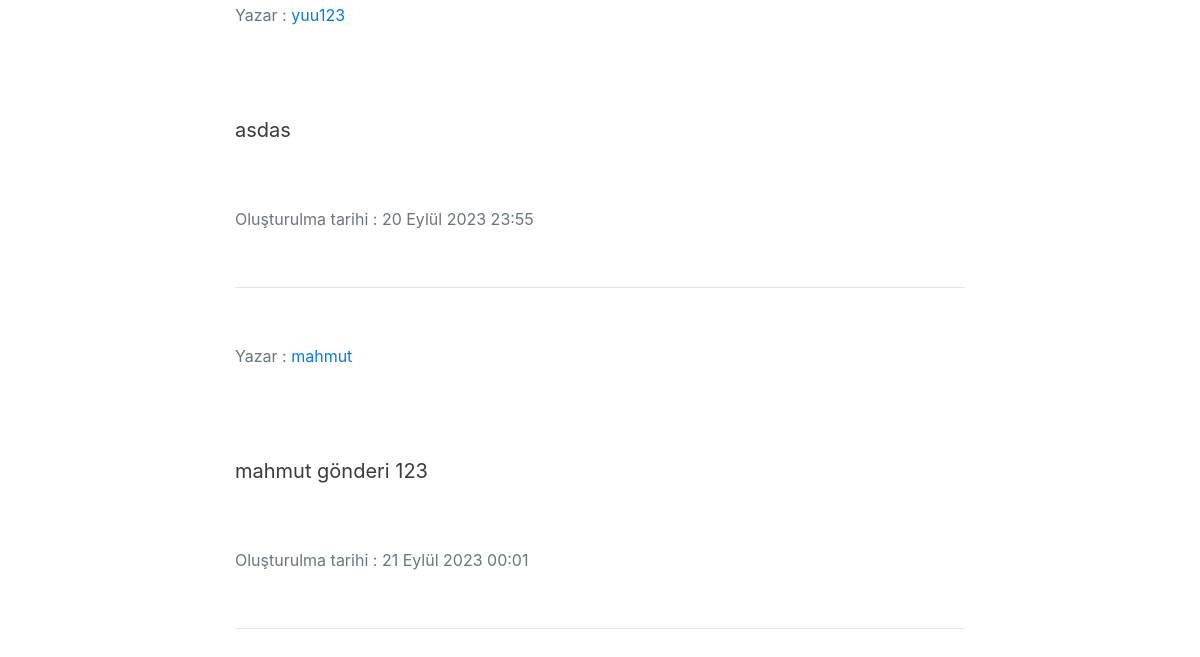
The page /posts/ (signed in, lower part) on the database as committed earlier.
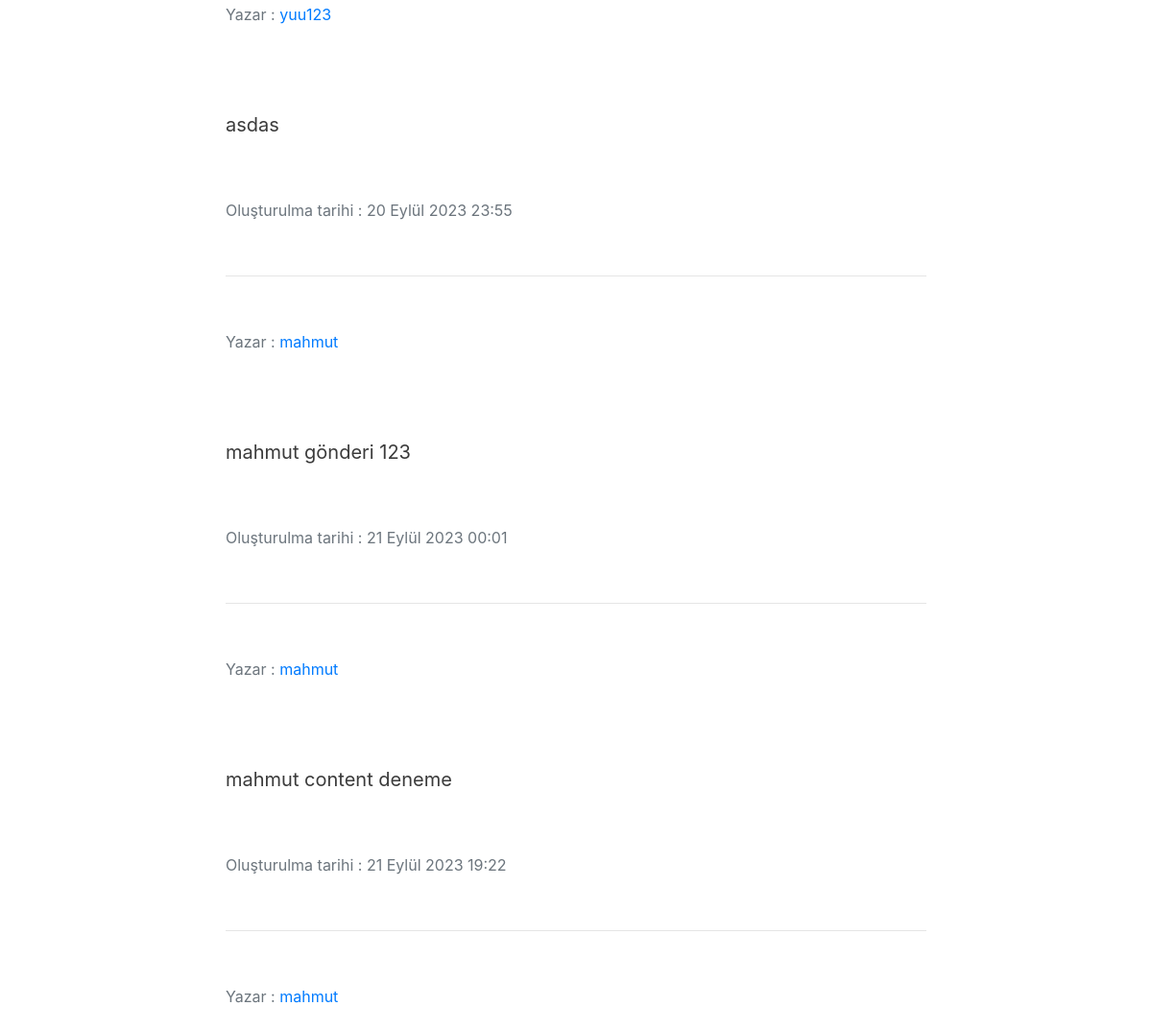
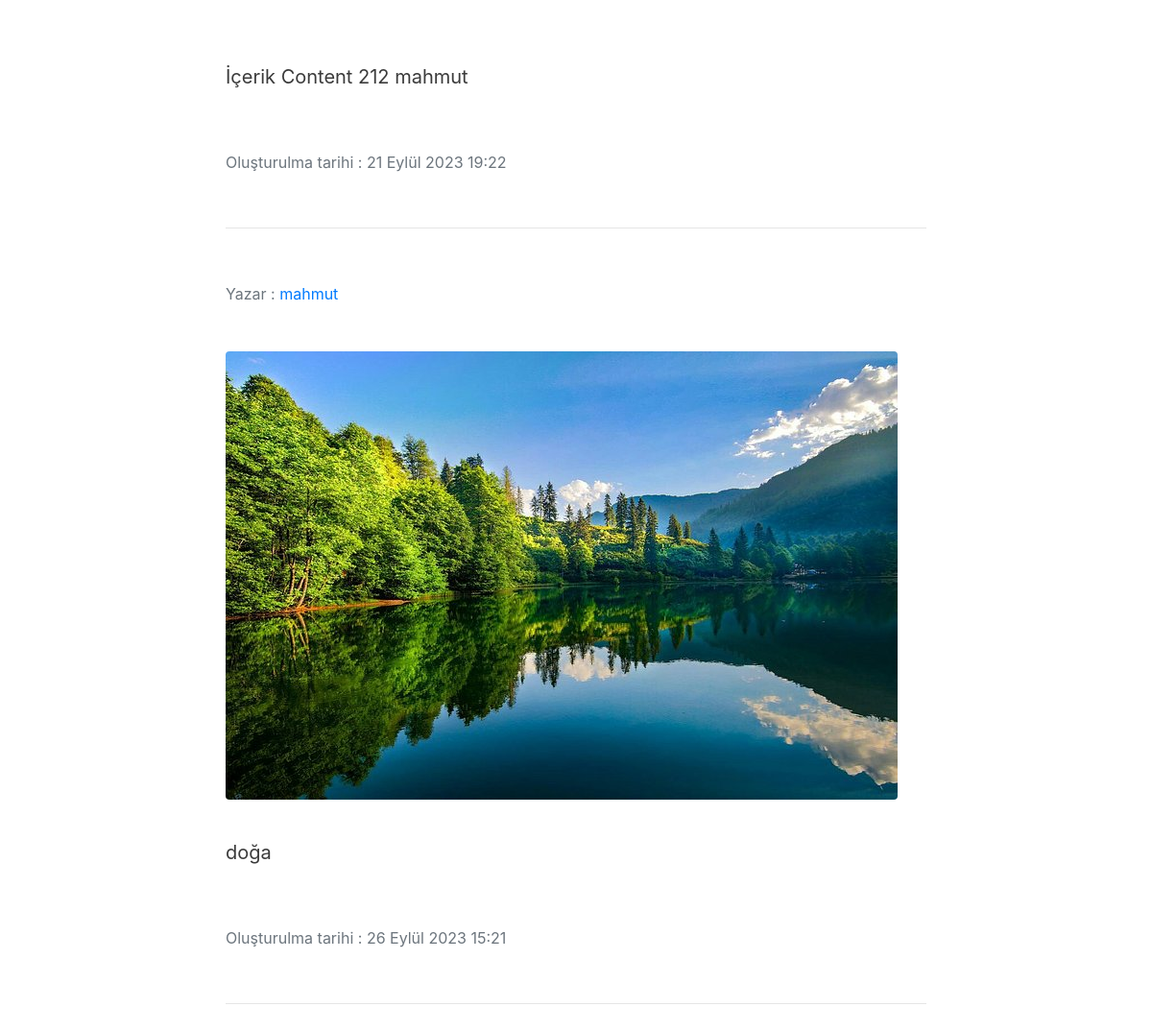
The same page on the database as committed later (2 pictures, top to bottom).
### post/models.py (models this page shows, shortened)
class Post(models.Model):
    author = models.ForeignKey("auth.User", on_delete=models.CASCADE, verbose_name="Yazar")
    post_image = models.FileField(verbose_name="Resim Ekle", blank=True, null=True)
    content = models.CharField(max_length=10000, null=True, blank=True, verbose_name="İçerik")
    created_date = models.DateTimeField(auto_now_add=True, verbose_name="Oluşturulma tarihi")

### post/views.py (the view)
# urls.py: path('', views.posts, name="posts"),
def posts(request):
    posts = Post.objects.all()
    return render(request, "posts/posts.html", {"posts":posts})

### templates/posts/posts.html (shortened to what this page needs)
{% extends 'layout.html' %}
{% block body %}
    <br>
    {% if posts %}
        <div class="post-list">
        {% for post in posts %}
            <div class="row">
                    <div class="col-lg-8 text-align">
                        <p><div class="text-muted fst-italic mb-2">Yazar :
                            {% if post.author.username == request.user.username %}
                                <a href="{% url 'user:profileUser' %}"> {{ post.author.username }}</a>
                            {% else %}
                                <a href="{% url 'user:profileAuthor' author_id=post.author.id %}"> {{ post.author.username }}</a>
                            {% endif %}
                            <br><br><br>
                            {% if post.post_image %}
                                <img class="img-fluid rounded detail-img" src="{{post.post_image.url}}" alt="">
                            {% endif %}
                        </div></p>
                        <br>
                        <a class="post-detail" href=""><p class="post-content" href="">{{post.content}} </p></a>
                        <br>
                        <p><div class="text-muted fst-italic mb-2">Oluşturulma tarihi : {{post.created_date}} </div></p>
                        <br>
                        <hr>
                        <br>
                    </div>
            </div>
        {% endfor %}
    </div>
    {% else %}
    <div class="alert alert-danger">Henüz gönderi yok.</div>
    {% endif %}
{% endblock body %}

Rows that differ between the two databases and show on the page:
added Post: author.username "mahmut", content "mahmut content deneme", created_date "21 Eylül 2023 19:22"
added Post: author.username "mahmut", content "İçerik Content 212 mahmut", created_date "21 Eylül 2023 19:22"
added Post: author.username "mahmut", post_image (picture), content "doğa", created_date "26 Eylül 2023 15:21"
